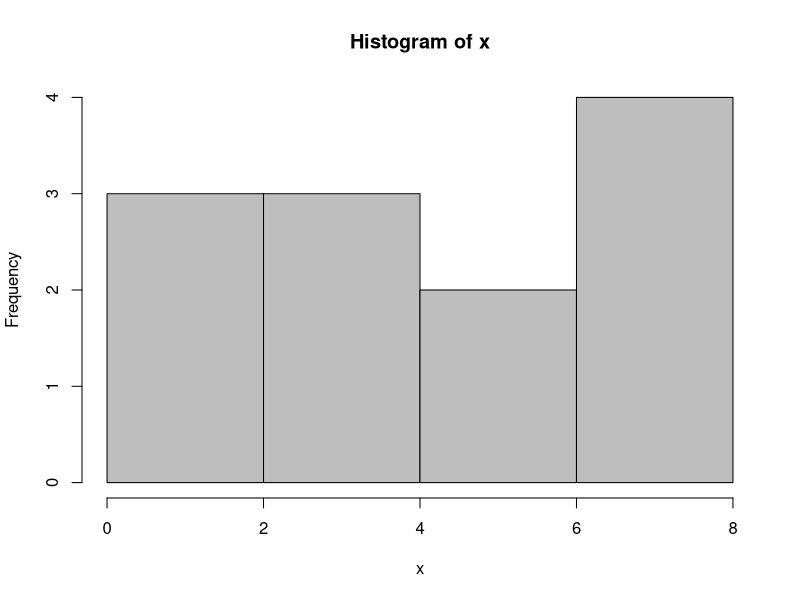

R code for this plot:
#notes for class 20190925

#here is another note
x <- c(1,4,5,8,4,7,8,0,4,5,7,2)  #here, we create vector called x, and fill it with numbers.  

class(x)

y <- c("A","B","C")

class(y)

z <- c(TRUE, FALSE)

class(z)

myvector <- c(1,2,3,4)


###Structures

#scalar
myanswer <- TRUE

#vectors
y <- c("A","B","C")

#dataframe

my.data.frame <- data.frame(
  col1 = runif(100, 1,10),
  col2 = runif(100, 1,10)
)

head(my.data.frame, 10)

#lists

f <- list(col1 = runif(100, 1,10),
          col2 = runif(100, 1,10))


###########
###########


hist(x, col = "grey")

###########
###########

#functions

#verb(noun)

sum(x)
mean(x)
sd(x)
summary(x)

x^2
sqrt(x)
x^(1/2)

"A"









